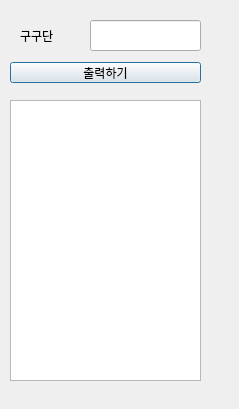
<?xml version="1.0" encoding="UTF-8"?>
<ui version="4.0">
 <class>Dialog</class>
 <widget class="QDialog" name="Dialog">
  <property name="geometry">
   <rect>
    <x>0</x>
    <y>0</y>
    <width>239</width>
    <height>409</height>
   </rect>
  </property>
  <property name="windowTitle">
   <string>Dialog</string>
  </property>
  <widget class="QLineEdit" name="t1">
   <property name="geometry">
    <rect>
     <x>90</x>
     <y>20</y>
     <width>111</width>
     <height>31</height>
    </rect>
   </property>
  </widget>
  <widget class="QLabel" name="label">
   <property name="geometry">
    <rect>
     <x>20</x>
     <y>30</y>
     <width>56</width>
     <height>12</height>
    </rect>
   </property>
   <property name="text">
    <string>구구단 </string>
   </property>
  </widget>
  <widget class="QPushButton" name="btn">
   <property name="geometry">
    <rect>
     <x>10</x>
     <y>62</y>
     <width>191</width>
     <height>21</height>
    </rect>
   </property>
   <property name="text">
    <string>출력하기</string>
   </property>
  </widget>
  <widget class="QPlainTextEdit" name="t2">
   <property name="geometry">
    <rect>
     <x>10</x>
     <y>100</y>
     <width>191</width>
     <height>281</height>
    </rect>
   </property>
  </widget>
 </widget>
 <resources/>
 <connections/>
</ui>
